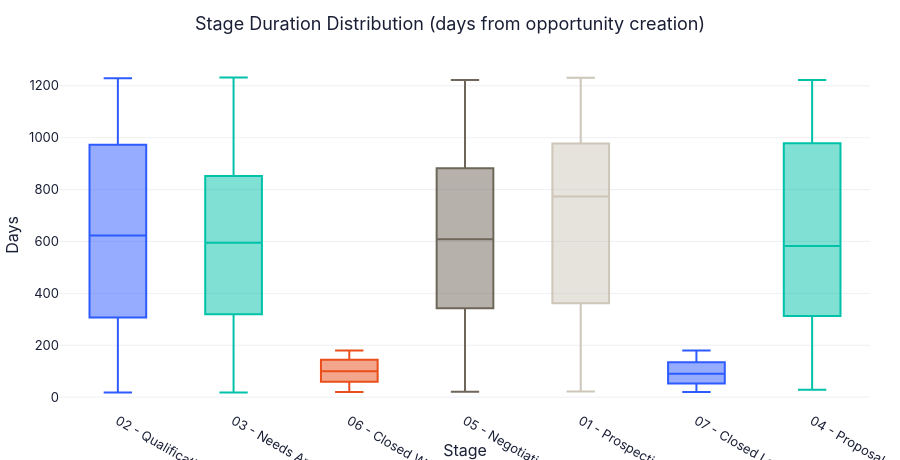

The notebook cell saved with this chart:
### Markdown cell above
### 2.2 Stage duration boxplot

### Code cell
dur = con.execute("""
SELECT Stage,
    CASE
        WHEN Stage IN ('06 - Closed Won','07 - Closed Lost')
            THEN DATE_DIFF('day', CreatedDate, CloseDate)
        ELSE DATE_DIFF('day', CreatedDate, CURRENT_DATE)
    END AS days_open
FROM Opportunities
""").df()

fig = px.box(dur, x='Stage', y='days_open', color='Stage', height=460,
             title='Stage Duration Distribution (days from opportunity creation)')
fig.update_layout(showlegend=False)
fig.update_yaxes(title='Days')
fig.show()

### Figure 1 — Plotly figure (JSON) as saved in the notebook; plotly's stock layout.template omitted (floating-point values rounded to 4 significant figures; data arrays with more than 128 entries replaced by an {"elided": "..."} marker saying what was removed)
{"data": [{"alignmentgroup": "True", "hovertemplate": "Stage=%{x}<br>days_open=%{y}<extra></extra>", "legendgroup": "02 - Qualification", "marker": {"color": "#2E5BFF"}, "name": "02 - Qualification", "notched": false, "offsetgroup": "02 - Qualification", "orientation": "v", "showlegend": true, "type": "box", "x": {"elided": "156 str values"}, "x0": " ", "xaxis": "x", "y": {"elided": "156 int values"}, "y0": " ", "yaxis": "y"}, {"alignmentgroup": "True", "hovertemplate": "Stage=%{x}<br>days_open=%{y}<extra></extra>", "legendgroup": "03 - Needs Analysis", "marker": {"color": "#00C2A8"}, "name": "03 - Needs Analysis", "notched": false, "offsetgroup": "03 - Needs Analysis", "orientation": "v", "showlegend": true, "type": "box", "x": {"elided": "130 str values"}, "x0": " ", "xaxis": "x", "y": {"elided": "130 int values"}, "y0": " ", "yaxis": "y"}, {"alignmentgroup": "True", "hovertemplate": "Stage=%{x}<br>days_open=%{y}<extra></extra>", "legendgroup": "06 - Closed Won", "marker": {"color": "#E94E1B"}, "name": "06 - Closed Won", "notched": false, "offsetgroup": "06 - Closed Won", "orientation": "v", "showlegend": true, "type": "box", "x": {"elided": "390 str values"}, "x0": " ", "xaxis": "x", "y": {"elided": "390 int values"}, "y0": " ", "yaxis": "y"}, {"alignmentgroup": "True", "hovertemplate": "Stage=%{x}<br>days_open=%{y}<extra></extra>", "legendgroup": "05 - Negotiation", "marker": {"color": "#6E6759"}, "name": "05 - Negotiation", "notched": false, "offsetgroup": "05 - Negotiation", "orientation": "v", "showlegend": true, "type": "box", "x": ["05 - Negotiation", "05 - Negotiation", "05 - Negotiation", "05 - Negotiation", "05 - Negotiation", "05 - Negotiation", "05 - Negotiation", "05 - Negotiation", "05 - Negotiation", "05 - Negotiation", "05 - Negotiation", "05 - Negotiation", "05 - Negotiation", "05 - Negotiation", "05 - Negotiation", "05 - Negotiation", "05 - Negotiation", "05 - Negotiation", "05 - Negotiation", "05 - Negotiation", "05 - Negotiation", "05 - Negotiation", "05 - Negotiation", "05 - Negotiation", "05 - Negotiation", "05 - Negotiation", "05 - Negotiation", "05 - Negotiation", "05 - Negotiation", "05 - Negotiation", "05 - Negotiation", "05 - Negotiation", "05 - Negotiation", "05 - Negotiation", "05 - Negotiation", "05 - Negotiation", "05 - Negotiation", "05 - Negotiation", "05 - Negotiation", "05 - Negotiation", "05 - Negotiation", "05 - Negotiation", "05 - Negotiation", "05 - Negotiation", "05 - Negotiation", "05 - Negotiation", "05 - Negotiation", "05 - Negotiation", "05 - Negotiation", "05 - Negotiation", "05 - Negotiation", "05 - Negotiation", "05 - Negotiation", "05 - Negotiation", "05 - Negotiation", "05 - Negotiation", "05 - Negotiation", "05 - Negotiation", "05 - Negotiation", "05 - Negotiation", "05 - Negotiation", "05 - Negotiation", "05 - Negotiation", "05 - Negotiation", "05 - Negotiation", "05 - Negotiation", "05 - Negotiation", "05 - Negotiation", "05 - Negotiation", "05 - Negotiation", "05 - Negotiation", "05 - Negotiation", "05 - Negotiation", "05 - Negotiation", "05 - Negotiation", "05 - Negotiation", "05 - Negotiation", "05 - Negotiation", "05 - Negotiation", "05 - Negotiation", "05 - Negotiation", "05 - Negotiation", "05 - Negotiation", "05 - Negotiation", "05 - Negotiation", "05 - Negotiation", "05 - Negotiation", "05 - Negotiation", "05 - Negotiation", "05 - Negotiation", "05 - Negotiation", "05 - Negotiation", "05 - Negotiation", "05 - Negotiation", "05 - Negotiation", "05 - Negotiation", "05 - Negotiation", "05 - Negotiation", "05 - Negotiation", "05 - Negotiation", "05 - Negotiation", "05 - Negotiation", "05 - Negotiation", "05 - Negotiation", "05 - Negotiation", "05 - Negotiation", "05 - Negotiation", "05 - Negotiation", "05 - Negotiation", "05 - Negotiation", "05 - Negotiation", "05 - Negotiation", "05 - Negotiation", "05 - Negotiation", "05 - Negotiation", "05 - Negotiation", "05 - Negotiation", "05 - Negotiation", "05 - Negotiation", "05 - Negotiation", "05 - Negotiation", "05 - Negotiation", "05 - Negotiation", "05 - Negotiation"], "x0": " ", "xaxis": "x", "y": [310, 616, 906, 146, 320, 607, 127, 526, 948, 935, 220, 366, 875, 926, 187, 310, 1049, 975, 915, 106, 827, 570, 1127, 1207, 393, 153, 644, 213, 125, 49, 749, 1090, 161, 520, 783, 21, 306, 306, 372, 564, 768, 627, 781, 94, 1072, 766, 424, 1093, 213, 436, 61, 51, 339, 365, 752, 1066, 621, 1015, 522, 541, 774, 1222, 1141, 460, 801, 1175, 1211, 1018, 219, 1208, 803, 374, 940, 874, 282, 1142, 1202, 34, 889, 466, 446, 736, 827, 395, 254, 57, 541, 610, 139, 408, 858, 953, 918, 532, 544, 244, 433, 730, 947, 868, 859, 542, 554, 68, 824, 374, 299, 522, 630, 795, 524, 663, 981, 1215, 830, 357, 715, 991, 781, 866, 498, 194, 347, 1095], "y0": " ", "yaxis": "y"}, {"alignmentgroup": "True", "hovertemplate": "Stage=%{x}<br>days_open=%{y}<extra></extra>", "legendgroup": "01 - Prospecting", "marker": {"color": "#cdc6b9"}, "name": "01 - Prospecting", "notched": false, "offsetgroup": "01 - Prospecting", "orientation": "v", "showlegend": true, "type": "box", "x": ["01 - Prospecting", "01 - Prospecting", "01 - Prospecting", "01 - Prospecting", "01 - Prospecting", "01 - Prospecting", "01 - Prospecting", "01 - Prospecting", "01 - Prospecting", "01 - Prospecting", "01 - Prospecting", "01 - Prospecting", "01 - Prospecting", "01 - Prospecting", "01 - Prospecting", "01 - Prospecting", "01 - Prospecting", "01 - Prospecting", "01 - Prospecting", "01 - Prospecting", "01 - Prospecting", "01 - Prospecting", "01 - Prospecting", "01 - Prospecting", "01 - Prospecting", "01 - Prospecting", "01 - Prospecting", "01 - Prospecting", "01 - Prospecting", "01 - Prospecting", "01 - Prospecting", "01 - Prospecting", "01 - Prospecting", "01 - Prospecting", "01 - Prospecting", "01 - Prospecting", "01 - Prospecting", "01 - Prospecting", "01 - Prospecting", "01 - Prospecting", "01 - Prospecting", "01 - Prospecting", "01 - Prospecting", "01 - Prospecting", "01 - Prospecting", "01 - Prospecting", "01 - Prospecting", "01 - Prospecting", "01 - Prospecting", "01 - Prospecting", "01 - Prospecting", "01 - Prospecting", "01 - Prospecting", "01 - Prospecting", "01 - Prospecting", "01 - Prospecting", "01 - Prospecting", "01 - Prospecting", "01 - Prospecting"], "x0": " ", "xaxis": "x", "y": [211, 1122, 915, 653, 918, 585, 887, 845, 1215, 883, 137, 921, 1096, 617, 159, 1188, 836, 200, 731, 28, 689, 954, 992, 1139, 591, 1050, 1060, 369, 1147, 890, 656, 804, 232, 1155, 1223, 245, 731, 402, 506, 359, 986, 773, 242, 925, 350, 417, 829, 152, 1032, 293, 842, 1231, 1019, 27, 424, 22, 39, 534, 833], "y0": " ", "yaxis": "y"}, {"alignmentgroup": "True", "hovertemplate": "Stage=%{x}<br>days_open=%{y}<extra></extra>", "legendgroup": "07 - Closed Lost", "marker": {"color": "#2E5BFF"}, "name": "07 - Closed Lost", "notched": false, "offsetgroup": "07 - Closed Lost", "orientation": "v", "showlegend": true, "type": "box", "x": {"elided": "278 str values"}, "x0": " ", "xaxis": "x", "y": {"elided": "278 int values"}, "y0": " ", "yaxis": "y"}, {"alignmentgroup": "True", "hovertemplate": "Stage=%{x}<br>days_open=%{y}<extra></extra>", "legendgroup": "04 - Proposal", "marker": {"color": "#00C2A8"}, "name": "04 - Proposal", "notched": false, "offsetgroup": "04 - Proposal", "orientation": "v", "showlegend": true, "type": "box", "x": {"elided": "205 str values"}, "x0": " ", "xaxis": "x", "y": {"elided": "205 int values"}, "y0": " ", "yaxis": "y"}], "layout": {"boxmode": "overlay", "height": 460, "legend": {"title": {"text": "Stage"}, "tracegroupgap": 0}, "showlegend": false, "title": {"text": "Stage Duration Distribution (days from opportunity creation)"}, "xaxis": {"anchor": "y", "categoryarray": ["02 - Qualification", "03 - Needs Analysis", "06 - Closed Won", "05 - Negotiation", "01 - Prospecting", "07 - Closed Lost", "04 - Proposal"], "categoryorder": "array", "domain": [0.0, 1.0], "title": {"text": "Stage"}}, "yaxis": {"anchor": "x", "domain": [0.0, 1.0], "title": {"text": "Days"}}}}
